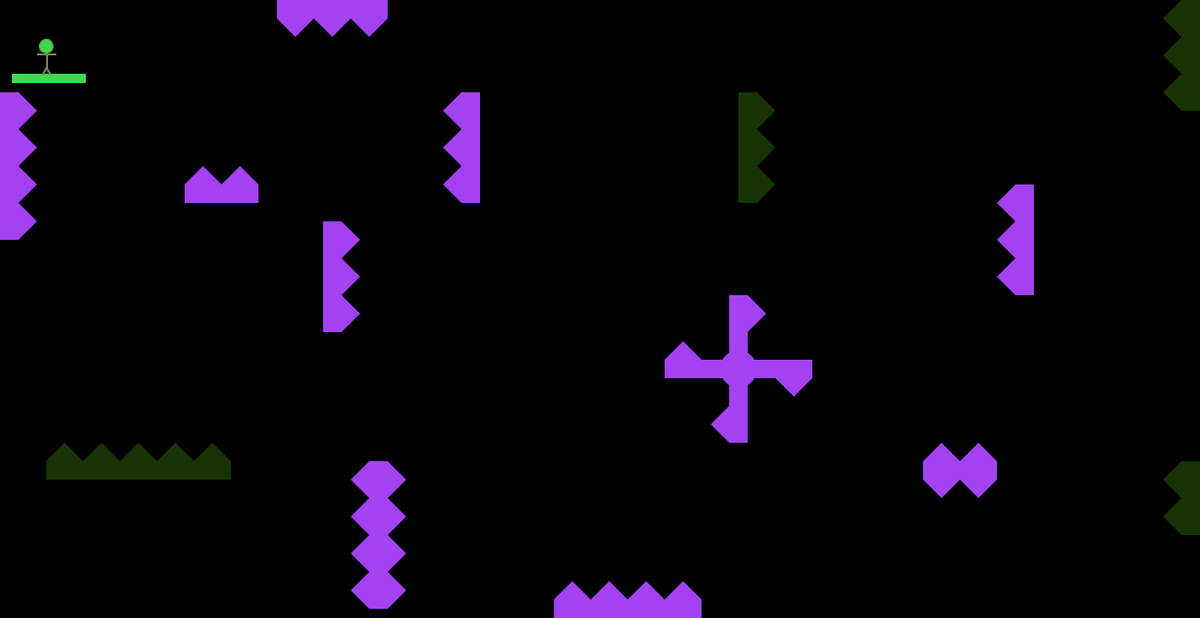
Frame 1 (no input)
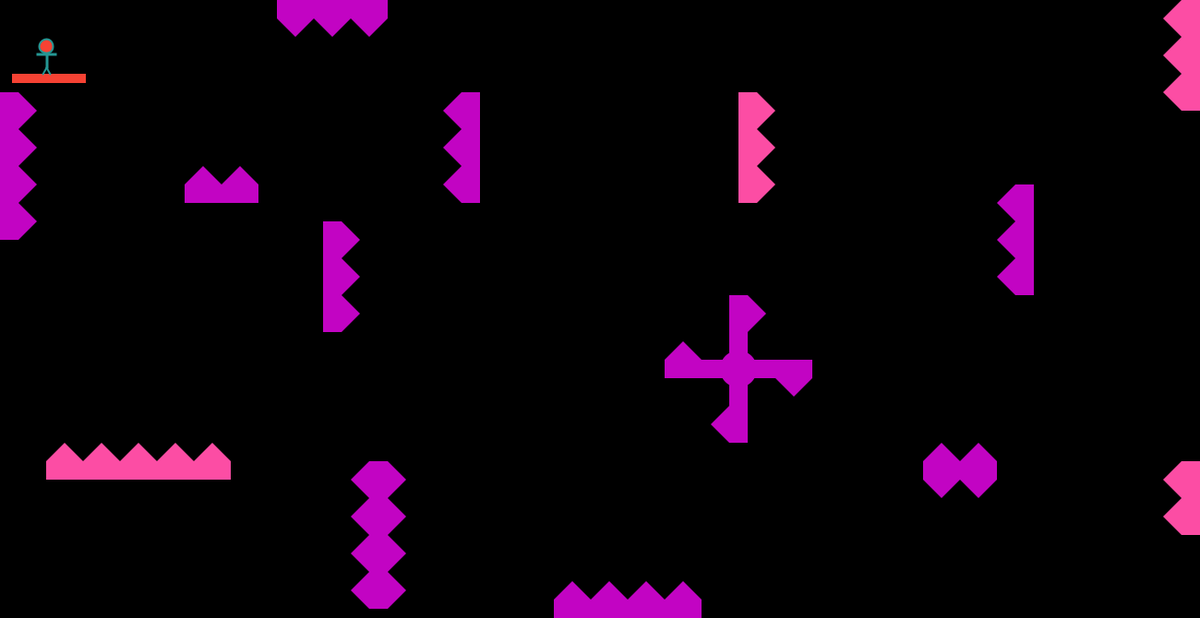
Frame 60 (the mouse pressed at the canvas centre just before this capture)
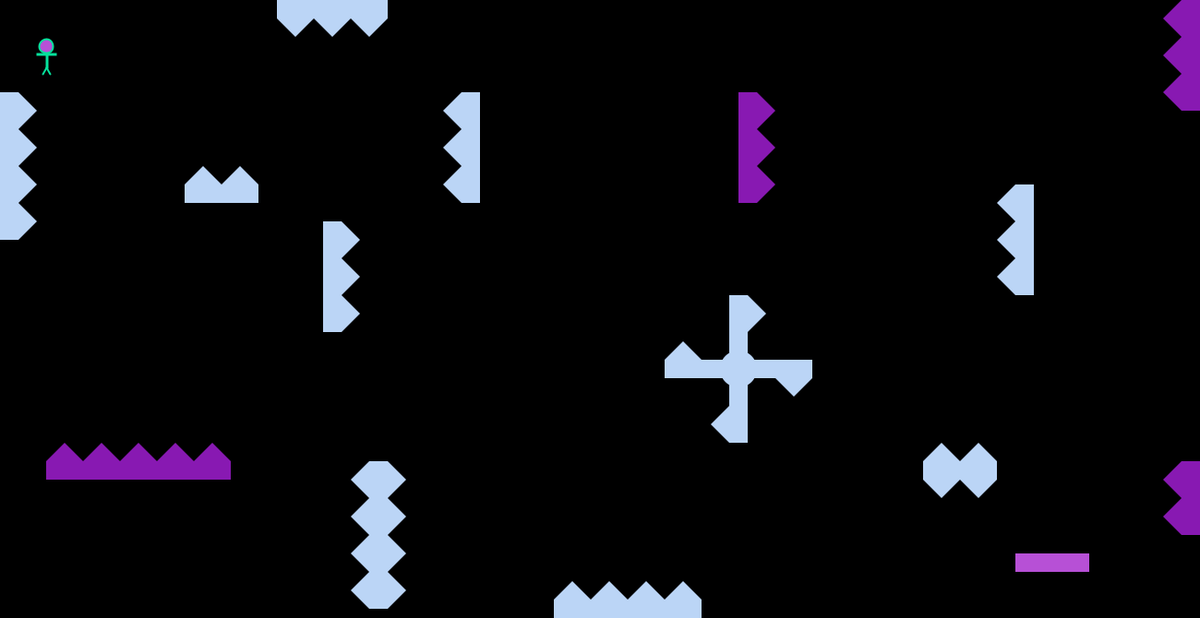
Frame 120 (the mouse held since frame 60 and released just before this capture)

The Processing sketch that drew these frames (run headless with seeded random() and noise(); from frame 60 on, the mouse is pressed at the canvas centre):

// Processing sketch: processing_147409
// ── processing_147409.pde

int r;
int a=50;
int g=50;
int p=0;

void setup()
{

size (1300,670);
}
void draw()
{

background (0);

 noStroke();
//start
if(a<10 && a>0 && g<670 && g>0){
 a=50;
 g=50;
}
//right wall boundries

if(a<1300 && a>0 && g<10 && g>0){
 a=50;
 g=50;
}
//top boundary
if(a<1300 && a>1290 && g<680 && g>0){
 a=50;
 g=50;
}
//right boundary
if(g<670 && g>660 && a<1300 && a>0){
 a=50;
 g=50;
}
//bottom boundary

 fill(random(0,255),random(0,255),random(0,255));
 rect(200,200,80,20);
 triangle(200,200,220,180,240,200);
 triangle(240,200,260,180,280,200);
 //first spike
 if(a<280 && a>200 && g<220 && g>180){
   a=50;
   g=50;
 }

 rect(500,100,20,120);
 triangle(500,100,480,120,500,140);
 triangle(500,140,480,160,500,180);
 triangle(500,180,480,200,500,220);
 rect(300,0,120,20);
 if(a<500 && a>460 && g<220 && g>100){
   a=50;
   g=50;
 }

 triangle(300,20,320,40,340,20);
 triangle(340,20,360,40,380,20);
 triangle(380,20,400,40,420,20);
 //spikes on top
 if(a<420 && a>300 && g<40 && g>0){
   a=50;
   g=50;
 }


 rect(0,100,20, 160);
 triangle(20,100,40,120,20,140);
 triangle(20,140,40,160,20,180);
 triangle(20,180,40,200,20,220); 
 triangle(20,220,40,240,20,260);
 //long row of spike by start
 if(a<40 && a>0 && g<260 && g>100){
   a=50;
   g=50;
 }

 rect(350,240,20,120); 
 triangle(370,240,390,260,370,280);
 triangle(370,280,390,300,370,320);
 triangle(370,320,390,340,370,360);
 //row facing right going down by start
 if(a<390 && a>350 && g<360 && g>240){
   a=50;
   g=50;
 }

 rect(400,500,20,160);
 triangle(400,500,380,520,400,540);
 triangle(400,540,380,560,400,580);
 triangle(400,580,380,600,400,620);
 triangle(400,620,380,640,400,660);
 //first side of double side
 triangle(420,500,440,520,420,540);
 triangle(420,540,440,560,420,580);
 triangle(420,580,440,600,420,620);
 triangle(420,620,440,640,420,660);
 //second side of double side
 if(a<440 && a>380 && g<660 && g>500){
   a=50;
   g=50;
 }

 noStroke();
 rect(800,400,10,80);
 rect(790,400,10,80);
 rect(800,320,10,80);
 rect(790,320,10,80);
 ellipse(800,400,40,40);
 //horizantal spinner
 if(a<810 && a>790 && g<480 && g>320){
   a=50;
   g=50;
 }

 rect(800,400,80,10);
 rect(800,390,80,10);
 rect(720,400,80,10);
 rect(720,390,80,10);
 //side ways spinny arms
 if(a<880 && a>720 && g<410 && g>390){
   a=50;
   g=50;
 }

 triangle(720,390,740,370,760,390);
 triangle(810,320,830,340,810,360);
 triangle(840,410,860,430,880,410);
 triangle(790,440,770,460,790,480);
 //spikes on spinny thing

 rect(1000,500,80,20);
 triangle(1000,500,1020,480,1040,500);
 triangle(1040,500,1060,480,1080,500);
 triangle(1000,520,1020,540,1040,520);
 triangle(1040,520,1060,540,1080,520);
 //small double spike thing
 if(a<1080 && a>1000 && g<540 && g>480){
   a=50;
   g=50;
 }

 rect(1100,200,20,120);
 triangle(1100,200,1080,220,1100,240);
 triangle(1100,240,1080,260,1100,280);
 triangle(1100,280,1080,300,1100,320);
 //notheast of spinny
 if(a<1120 && a>1080 && g<320 && g>200){
   a=50;
   g=50;
 }

 rect(600,650,160,20);
 triangle(600,650,620,630,640,650);
 triangle(640,650,660,630,680,650);
 triangle(680,650,700,630,720,650);
 triangle(720,650,740,630,760,650);
 //on bottom
 if(a<760 && a>600 && g<670 && g>630){
   a=50;
   g=50;
 }

fill(random(0,255),random(0,255),random(0,255));
if (mouseX <500 && mouseY<300 ) {r++;  rect(13,80,80,10);}
 else {r--;  rect(1100,600,80,20);  }
//start and finish pads
if(a<1180 && a>1100 && g<620 && g>600){
 textSize (90);
 text ("Winner!!",450,300);
 // fill (255,0,100);

  g=605;
  a=1140;
}

  stroke(random(0,255),random(0,255),(random(0,255)));
  ellipse (a,g,15,15);
  rect(a,g+8,1,15);
  rect (a+1,g+8,9,1);
  rect(a-10,g+8,9,1);
  strokeWeight(2);
  line(a,g+23,a-4,g+30);
  line(a,g+23,a+4,g+30);
  //person

  fill(random(0,255),random(0,255),random(0,255));
  noStroke();
  rect(800,100,20,120);
  triangle(820,100,840,120,820,140);
  triangle(820,140,840,160,820,180);
  triangle(820,180,840,200,820,220);
  //spike close to wall
  if(a<840 && a>800 && g<220 && g>100){
    a=50;
    g=50;
  }

  rect(1280,500,20,80);
  triangle(1280,500,1260,520,1280,540);
  triangle(1280,540,1260,560,1280,580);
  //close to finish
  if(a<1300 && a>1260 && g<580 && g>500){
    a=50;
    g=50;
  }

  rect(1280,0,20,120);
  triangle(1280,0,1260,20,1280,40);
  triangle(1280,40,1260,60,1280,80);
  triangle(1280,80,1260,100,1280,120);
  if(a<1300 && a>1260 && g<120 && g>0){
    a=50;
    g=50;
  }


  rect(50,500,200,20);
  triangle(50,500,70,480,90,500);
  triangle(90,500,110,480,130,500);
  triangle(130,500,150,480,170,500);
  triangle(170,500,190,480,210,500);
  triangle(210,500,230,480,250,500);
  //long one!
  if(a>50 && a<250 && g<520 && g>480){
    a=50;
    g=50;
  }

  if (key=='w')
 {
   g=g-11;
 }
 else if (key=='a')
 {
   a=a-11;
 }
 else if (key=='s')
 {
   g=g+11;
 }
 else if (key=='d')
 {
   a=a+11;
 }
//a,s,w,d comands
println("Use A,S,D,W Controls");
println("Also, don't go out of the screen your you will die.");
println("Move your mouse to try and locate the finsh block so it pops up");
println("Press R to restart");

if (key=='r')
{
 a=50;
 g=50;
}

}
